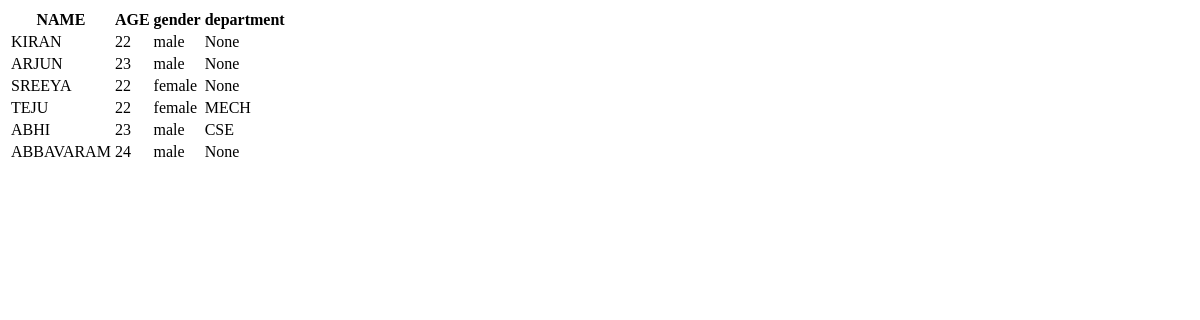
Before: /student1/ with the older database file.
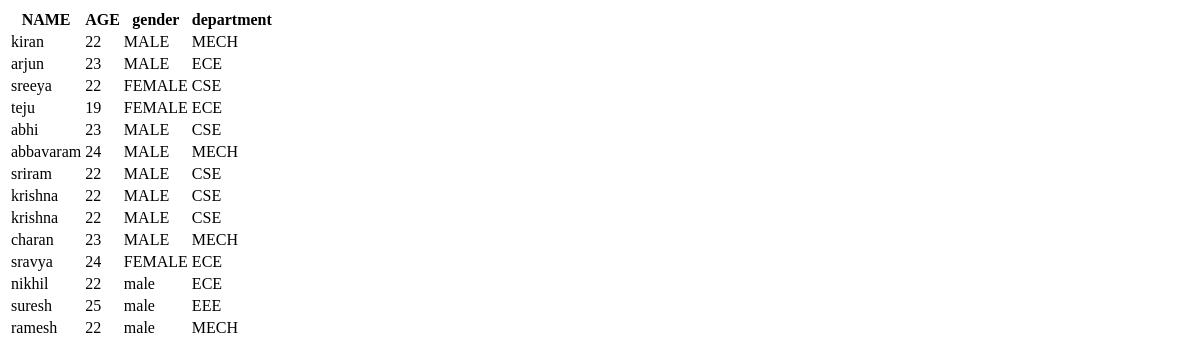
After: the same page with the newer database file.
### student/models.py (models this page shows, shortened)
class Student(models.Model):
    stu_name = models.CharField(max_length=100,null=True)
    stu_age = models.IntegerField()
    stu_dept = models.ForeignKey(Department,on_delete=models.CASCADE, null=True)
    stu_gender = models.CharField(choices=(('male','MALE'),('female','FEMALE')),max_length=20)
    class Meta:
        db_table = 'Student'

class Department(models.Model):
    dept_id = models.AutoField(primary_key=True)
    dept_name = models.CharField(max_length=100)
    desc = models.TextField()
    dept_HOD = models.CharField(max_length=50)
    staff_count = models.IntegerField()
    Tot_sub = models.IntegerField()
    class Meta:
        db_table = 'Department'
    def __str__(self):
        return self.dept_name

### student/views.py (the view)
# urls.py: path('student1/',Studentview.as_view()),
class Studentview(ListView):
    model = Student
    template_name = "student_list.html"

### templates/student_list.html (shortened to what this page needs)
<!doctype html>
<html lang="en">
<head>
</head>
<body>
<table>
    <thead>
    <tr>
        <th>
            NAME
        </th>
        <th>
            AGE
        </th>
        <th>
            gender
        </th>
        <th>
            department
        </th>
    </tr>
    </thead>
    <tbody>
        {% for stu in object_list %}
        <tr>
            <td>{{stu.stu_name}}</td>
            <td>{{stu.stu_age}}</td>
            <td>{{stu.stu_gender}}</td>
            <td>{{stu.stu_dept}}</td>
        </tr>
        {% endfor %}
        </tbody>
</table>
</body>
</html>

Changed rows visible on the page:
changed Student: stu_name "KIRAN" → "kiran"; stu_gender "male" → "MALE"; stu_dept "None" → "MECH"
changed Student: stu_name "ARJUN" → "arjun"; stu_gender "male" → "MALE"; stu_dept "None" → "ECE"
changed Student: stu_name "SREEYA" → "sreeya"; stu_gender "female" → "FEMALE"; stu_dept "None" → "CSE"
changed Student: stu_name "TEJU" → "teju"; stu_age "22" → "19"; stu_gender "female" → "FEMALE"; stu_dept "MECH" → "ECE"
changed Student: stu_name "ABHI" → "abhi"; stu_gender "male" → "MALE"
changed Student: stu_name "ABBAVARAM" → "abbavaram"; stu_gender "male" → "MALE"; stu_dept "None" → "MECH"
added Student: stu_name "sriram", stu_age "22", stu_gender "MALE", stu_dept "CSE"
added Student: stu_name "krishna", stu_age "22", stu_gender "MALE", stu_dept "CSE"
added Student: stu_name "krishna", stu_age "22", stu_gender "MALE", stu_dept "CSE"
added Student: stu_name "charan", stu_age "23", stu_gender "MALE", stu_dept "MECH"
added Student: stu_name "sravya", stu_age "24", stu_gender "FEMALE", stu_dept "ECE"
added Student: stu_name "nikhil", stu_age "22", stu_gender "male", stu_dept "ECE"
added Student: stu_name "suresh", stu_age "25", stu_gender "male", stu_dept "EEE"
added Student: stu_name "ramesh", stu_age "22", stu_gender "male", stu_dept "MECH"
